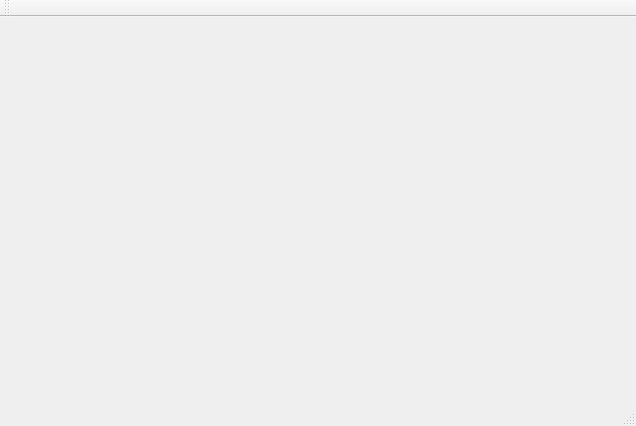
<?xml version="1.0" encoding="UTF-8"?>
<ui version="4.0">
 <class>MainWindow</class>
 <widget class="QMainWindow" name="MainWindow">
  <property name="geometry">
   <rect>
    <x>0</x>
    <y>0</y>
    <width>636</width>
    <height>426</height>
   </rect>
  </property>
  <property name="windowTitle">
   <string>MainWindow</string>
  </property>
  <widget class="QWidget" name="centralWidget"/>
  <widget class="QMenuBar" name="menuBar">
   <property name="geometry">
    <rect>
     <x>0</x>
     <y>0</y>
     <width>636</width>
     <height>22</height>
    </rect>
   </property>
  </widget>
  <widget class="QToolBar" name="mainToolBar">
   <attribute name="toolBarArea">
    <enum>TopToolBarArea</enum>
   </attribute>
   <attribute name="toolBarBreak">
    <bool>false</bool>
   </attribute>
  </widget>
  <widget class="QStatusBar" name="statusBar"/>
 </widget>
 <layoutdefault spacing="6" margin="11"/>
 <resources/>
 <connections/>
</ui>
